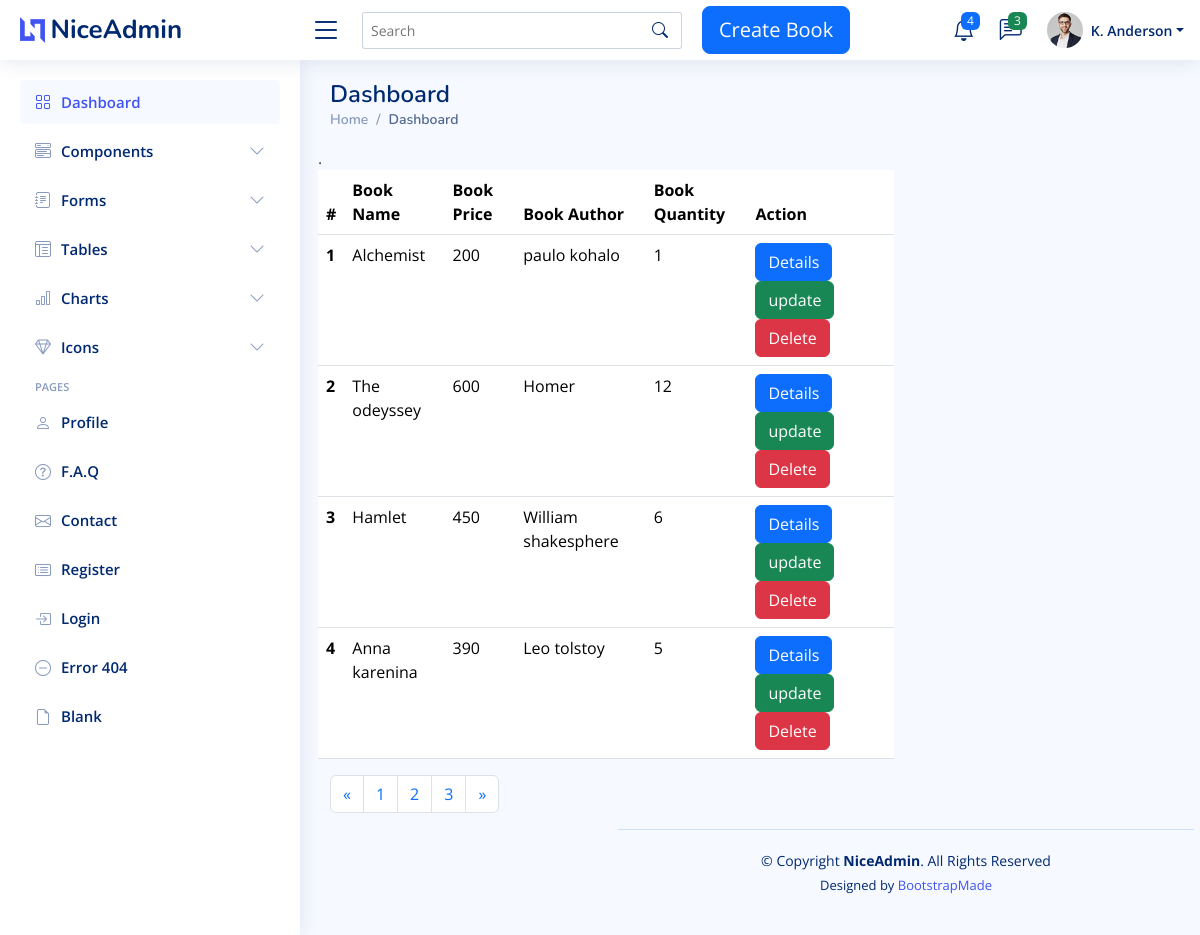
Screenshot of /?page=2 with the database file from the repository.
### bookapp/models.py (models this page shows, shortened)
class Book(models.Model):
    title= models.CharField(max_length=200,null=True)
    price= models.IntegerField(null=True)
    image=models.ImageField(upload_to='book_media')
    quantity= models.IntegerField(null=True)
    author = models.ForeignKey(Author,on_delete=models.CASCADE)

class Author(models.Model):
    name = models.CharField(max_length=200,null=True)
    def __str__(self):
        return '{}'.format(self.name)

### bookapp/views.py (the view)
# urls.py: path('',views.listbook,name='booklist'),
def listbook(request):
    books = Book.objects.all()
    paginator = Paginator(books,4)
    page_number=request.GET.get('page')
    try:
        page = paginator.get_page(page_number)
    except EmptyPage:
        page = paginator.page(page_number.num_pages)
    return render(request,'admin/listbook.html',{'books':books,'page':page})

### templates/admin/listbook.html
{% extends 'admin/base.html' %}
{% load static %}
{% block content %}
<table class="table">
    <thead>
    <tr>
        <th scope="col">#</th>
        <th scope="col">Book Name</th>
        <th scope="col">Book Price</th>
        <th scope="col">Book Author</th>
        <th scope="col">Book Quantity</th>
        <th scope="col">Action</th>
    </tr>
    </thead>
    <tbody>.
     {% for book in page %}
    <tr>
        <th scope="row">{{ forloop.counter }}</th>
        <td>{{ book.title }}</td>
        <td>{{ book.price }}</td>
        <td>{{ book.author }}</td>
        <td>{{ book.quantity }}</td>
        <td><a href="{% url 'details' book.id %}" class="btn btn-primary">Details</a>
            <a href="{% url 'update' book.id %}" class="btn btn-success">update</a>
            <a href="{% url 'delete' book.id %}" class="btn btn-danger">Delete</a></td>
    </tr>
     {% endfor %}
    </tbody>
</table>
<nav aria-label="Page navigation example">
  <ul class="pagination">
      {% if page.has_previous %}
    <li class="page-item">
      <a class="page-link" href="?page={{ page.previous_page_number }}" aria-label="Previous">
        <span aria-hidden="true">&laquo;</span>
      </a>
    </li>
      {% endif %}
      {% for num in page.paginator.page_range %}
    <li class="page-item {% if page.number == num %} activate{% endif %}">
        <a class="page-link" href="?page={{ num }}">{{ num }}</a>
    </li>
      {% endfor %}
      {% if page.has_next %}
    <li class="page-item">
      <a class="page-link" href="?page={{ page.next_page_number }}" aria-label="Next">
        <span aria-hidden="true">&raquo;</span>
      </a>
    </li>
      {% endif %}
  </ul>
</nav>
{% endblock %}

### static/assets/css/style.css (style rules this page uses)
:root { scroll-behavior: smooth; }
body { font-family: "Open Sans", sans-serif; background: #f6f9ff; color: #444444; }

### rows the page displays
Book: title "Alchemist", price "200", author "paulo kohalo", quantity "1"
Book: title "The odeyssey", price "600", author "Homer", quantity "12"
Book: title "Hamlet", price "450", author "William shakesphere", quantity "6"
Book: title "Anna karenina", price "390", author "Leo tolstoy", quantity "5"

### other values shown
{{ num }} "1" "2" "3"
